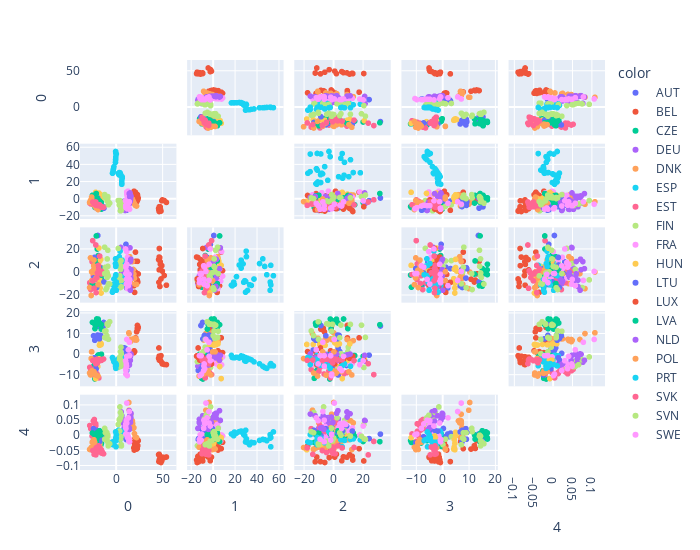

This figure's notebook cell:
### Markdown cell above
I have provided the principal components coloured by country too

### Code cell
comps = my_pca.transform(pca_arr)
fig = px.scatter_matrix(
    comps,
    labels=["PC1","PC2","PC3","PC4","PC5"],
    color=pca_df.index.get_level_values(0),
    dimensions = range(5),
    height = 550,
    width=700


)
fig.update_traces(diagonal_visible = False)
fig.show()

### Figure 1 — Plotly figure (JSON) as saved in the notebook; plotly's stock layout.template omitted (floating-point values rounded to 4 significant figures)
{"data": [{"diagonal": {"visible": false}, "dimensions": [{"axis": {"matches": true}, "label": "0", "values": [8.905, 10.18, 11.49, 11.42, 10.77, 11.01, 10.23, 10.82, 11.25, 11.03, 11.65, 11.05, 11.44, 11.55]}, {"axis": {"matches": true}, "label": "1", "values": [-2.668, -4.598, -5.651, -4.191, -2.2, -6.698, -7.591, -7.765, -7.322, -9.119, -9.931, -10.56, -12.96, -13.37]}, {"axis": {"matches": true}, "label": "2", "values": [3.372, -8.813, -13.55, 4.514, 24.52, -0.7993, 0.3673, 4.115, 9.19, 3.283, 4.79, 1.43, -10.66, -10.41]}, {"axis": {"matches": true}, "label": "3", "values": [3.191, 2.908, 2.149, 1.421, -0.3657, 0.4984, -5.0, -5.084, -5.416, -5.461, -5.896, -7.666, -7.432, -7.813]}, {"axis": {"matches": true}, "label": "4", "values": [0.00738, -0.004636, 0.004445, -0.003663, -0.01074, 0.02281, 0.03291, 0.03928, 0.03086, 0.01326, 0.0203, -0.0137, -0.01034, -0.01404]}], "hovertemplate": "color=AUT<br>%{xaxis.title.text}=%{x}<br>%{yaxis.title.text}=%{y}<extra></extra>", "legendgroup": "AUT", "marker": {"color": "#636efa", "symbol": "circle"}, "name": "AUT", "showlegend": true, "type": "splom"}, {"diagonal": {"visible": false}, "dimensions": [{"axis": {"matches": true}, "label": "0", "values": [19.53, 19.28, 20.12, 19.67, 21.05, 21.39, 20.54, 21.39, 23.18, 23.53, 24.06, 23.59, 23.03, 22.29]}, {"axis": {"matches": true}, "label": "1", "values": [8.834, 6.079, 3.899, 4.727, 7.625, 4.75, 3.368, 5.255, 4.855, 2.21, 0.687, -0.8618, -2.187, -3.762]}, {"axis": {"matches": true}, "label": "2", "values": [1.616, -11.63, -17.4, -1.741, 17.72, -0.08199, -5.325, 9.76, 9.67, -1.084, -1.297, -8.357, -6.64, -5.926]}, {"axis": {"matches": true}, "label": "3", "values": [0.8734, 0.8993, 1.37, 1.754, 8.07, 7.07, 7.132, 8.046, 14.12, 13.79, 13.16, 12.29, 12.67, 11.02]}, {"axis": {"matches": true}, "label": "4", "values": [-0.0232, -0.04142, -0.0354, -0.04868, -0.04405, -0.02018, -0.009161, -0.0129, -0.01404, -0.01768, -0.01764, -0.03419, -0.04344, -0.04548]}], "hovertemplate": "color=BEL<br>%{xaxis.title.text}=%{x}<br>%{yaxis.title.text}=%{y}<extra></extra>", "legendgroup": "BEL", "marker": {"color": "#EF553B", "symbol": "circle"}, "name": "BEL", "showlegend": true, "type": "splom"}, {"diagonal": {"visible": false}, "dimensions": [{"axis": {"matches": true}, "label": "0", "values": [-24.09, -23.03, -22.65, -22.73, -20.22, -19.89, -19.31, -19.12, -19.07, -19.01, -17.28, -17.39, -16.22, -15.72]}, {"axis": {"matches": true}, "label": "1", "values": [-6.493, -8.792, -10.21, -9.134, -4.417, -7.274, -7.502, -6.841, -7.033, -9.217, -10.55, -10.54, -11.59, -12.13]}, {"axis": {"matches": true}, "label": "2", "values": [-4.434, -11.24, -12.82, -2.273, 20.42, 5.058, 7.202, 13.77, 14.7, 2.589, -2.618, -1.705, -3.802, -5.957]}, {"axis": {"matches": true}, "label": "3", "values": [-5.708, -8.01, -11.67, -12.01, -0.9011, -0.6191, -0.3952, -0.5776, -0.5488, -0.2615, -0.4667, -0.2185, -0.07291, 0.06351]}, {"axis": {"matches": true}, "label": "4", "values": [-0.01737, -0.02543, -0.02354, -0.01725, -0.02041, -0.001573, 0.006213, 0.007379, -0.003123, -0.0122, -0.018, -0.03687, -0.0316, -0.02657]}], "hovertemplate": "color=CZE<br>%{xaxis.title.text}=%{x}<br>%{yaxis.title.text}=%{y}<extra></extra>", "legendgroup": "CZE", "marker": {"color": "#00cc96", "symbol": "circle"}, "name": "CZE", "showlegend": true, "type": "splom"}, {"diagonal": {"visible": false}, "dimensions": [{"axis": {"matches": true}, "label": "0", "values": [5.595, 6.344, 6.405, 6.312, 5.092, 5.289, 6.432, 6.981, 7.171, 7.665, 7.967, 8.881, 9.873, 9.955]}, {"axis": {"matches": true}, "label": "1", "values": [-5.353, -7.42, -9.402, -8.868, -5.831, -10.35, -12.32, -11.18, -11.31, -12.27, -12.47, -12.47, -13.58, -13.69]}, {"axis": {"matches": true}, "label": "2", "values": [9.463, -3.184, -6.756, 3.57, 21.77, -1.665, -8.59, 0.5277, 1.244, -2.874, -4.267, -4.389, -9.811, -9.496]}, {"axis": {"matches": true}, "label": "3", "values": [-3.813, -3.209, -3.794, -4.044, -3.251, -4.65, -4.934, -5.15, -5.484, -5.409, -5.473, -5.611, -5.659, -5.764]}, {"axis": {"matches": true}, "label": "4", "values": [0.07769, 0.05905, 0.06494, 0.05423, 0.04845, 0.0541, 0.05339, 0.0526, 0.05067, 0.04091, 0.04305, 0.02473, 0.02357, 0.02298]}], "hovertemplate": "color=DEU<br>%{xaxis.title.text}=%{x}<br>%{yaxis.title.text}=%{y}<extra></extra>", "legendgroup": "DEU", "marker": {"color": "#ab63fa", "symbol": "circle"}, "name": "DEU", "showlegend": true, "type": "splom"}, {"diagonal": {"visible": false}, "dimensions": [{"axis": {"matches": true}, "label": "0", "values": [13.91, 14.08, 16.19, 15.56, 14.82, 16.52, 16.33, 17.72, 17.97, 18.76, 19.37, 19.96, 20.91, 22.2]}, {"axis": {"matches": true}, "label": "1", "values": [-3.501, -6.437, 2.083, 4.826, 4.336, -0.4056, -1.134, -0.3623, -1.881, -3.035, -4.679, -5.964, -7.773, -8.483]}, {"axis": {"matches": true}, "label": "2", "values": [0.3656, -14.08, -1.014, 12.03, 13.74, -9.665, -4.312, 9.495, 1.825, 2.577, -1.549, -5.015, -10.34, -10.48]}, {"axis": {"matches": true}, "label": "3", "values": [10.54, 10.16, 7.275, 6.225, 6.725, 7.162, 6.865, 7.274, 7.355, 7.546, 7.594, 7.808, 7.882, 7.024]}, {"axis": {"matches": true}, "label": "4", "values": [0.109, 0.08328, 0.07007, 0.048, 0.04151, 0.04028, 0.05009, 0.04801, 0.03926, 0.0228, 0.02531, 0.005415, -0.005432, -0.007352]}], "hovertemplate": "color=DNK<br>%{xaxis.title.text}=%{x}<br>%{yaxis.title.text}=%{y}<extra></extra>", "legendgroup": "DNK", "marker": {"color": "#FFA15A", "symbol": "circle"}, "name": "DNK", "showlegend": true, "type": "splom"}, {"diagonal": {"visible": false}, "dimensions": [{"axis": {"matches": true}, "label": "0", "values": [2.663, 2.701, 3.198, 3.56, 4.411, 5.449, 5.763, 6.627, 6.733, 6.367, 6.258, 6.247, 6.381, 6.208]}, {"axis": {"matches": true}, "label": "1", "values": [30.05, 29.21, 28.19, 30.73, 30.48, 27.63, 25.86, 25.87, 24.13, 21.63, 19.72, 19.06, 17.7, 16.99]}, {"axis": {"matches": true}, "label": "2", "values": [-7.814, -7.19, -8.554, 13.7, 18.55, 7.448, 3.752, 10.7, 6.482, -3.66, -10.47, -8.455, -11.7, -11.18]}, {"axis": {"matches": true}, "label": "3", "values": [-3.345, -3.113, -1.845, -2.388, -3.144, -1.01, -0.7547, -0.7978, -1.753, -1.385, -1.661, -1.635, -1.497, -0.4968]}, {"axis": {"matches": true}, "label": "4", "values": [0.01696, -0.0006709, 0.002415, -0.01178, -0.01502, 0.006893, 0.01428, 0.01371, 0.0124, 0.007397, 0.01084, -0.001314, 0.004279, 0.00445]}], "hovertemplate": "color=ESP<br>%{xaxis.title.text}=%{x}<br>%{yaxis.title.text}=%{y}<extra></extra>", "legendgroup": "ESP", "marker": {"color": "#19d3f3", "symbol": "circle"}, "name": "ESP", "showlegend": true, "type": "splom"}, {"diagonal": {"visible": false}, "dimensions": [{"axis": {"matches": true}, "label": "0", "values": [-28.37, -27.23, -25.32, -25.87, -25.17, -24.06, -24.42, -23.4, -23.27, -21.75, -21.92, -21.42, -20.48, -18.48]}, {"axis": {"matches": true}, "label": "1", "values": [-5.09, -6.023, -6.647, -3.036, -1.183, -5.598, -5.837, -6.495, -7.016, -4.766, -3.881, -5.734, -6.775, -7.057]}, {"axis": {"matches": true}, "label": "2", "values": [-8.993, -14.96, -9.678, 9.415, 27.71, 2.36, -2.837, 0.1732, 2.153, 4.02, 7.421, 2.317, -6.145, -1.834]}, {"axis": {"matches": true}, "label": "3", "values": [-6.319, -7.38, -8.245, -8.86, -9.849, -8.913, -8.005, -7.301, -7.857, -8.586, -9.477, -9.378, -9.565, -11.46]}, {"axis": {"matches": true}, "label": "4", "values": [0.0325, 0.02213, 0.01724, -0.002359, -0.02021, 0.01304, 0.0479, 0.05255, 0.04119, 0.03292, 0.03841, 0.0138, 0.008616, 0.00465]}], "hovertemplate": "color=EST<br>%{xaxis.title.text}=%{x}<br>%{yaxis.title.text}=%{y}<extra></extra>", "legendgroup": "EST", "marker": {"color": "#FF6692", "symbol": "circle"}, "name": "EST", "showlegend": true, "type": "splom"}, {"diagonal": {"visible": false}, "dimensions": [{"axis": {"matches": true}, "label": "0", "values": [4.253, 4.793, 5.713, 4.987, 2.43, 3.527, 4.105, 3.817, 3.877, 5.399, 4.877, 5.735, 5.867, 4.809]}, {"axis": {"matches": true}, "label": "1", "values": [-2.084, -4.434, -6.146, -4.509, -2.132, -7.093, -7.902, -6.757, -7.7, -7.105, -8.811, -10.43, -13.39, -14.11]}, {"axis": {"matches": true}, "label": "2", "values": [-6.477, -13.15, -12.57, 2.661, 20.96, -3.617, -2.81, 7.786, 8.332, 10.33, 10.04, 5.281, -6.892, -7.075]}, {"axis": {"matches": true}, "label": "3", "values": [-1.231, -2.653, -5.026, -5.852, -6.381, -5.974, -5.991, -3.145, -2.379, 3.531, 1.317, 0.3468, -3.448, -3.582]}, {"axis": {"matches": true}, "label": "4", "values": [0.09429, 0.07579, 0.0667, 0.05819, 0.03613, 0.05215, 0.05424, 0.04967, 0.01429, -0.004223, -0.01262, -0.03117, -0.03505, -0.03429]}], "hovertemplate": "color=FIN<br>%{xaxis.title.text}=%{x}<br>%{yaxis.title.text}=%{y}<extra></extra>", "legendgroup": "FIN", "marker": {"color": "#B6E880", "symbol": "circle"}, "name": "FIN", "showlegend": true, "type": "splom"}, {"diagonal": {"visible": false}, "dimensions": [{"axis": {"matches": true}, "label": "0", "values": [12.97, 13.94, 12.34, 12.0, 11.56, 11.76, 12.05, 12.27, 12.44, 12.53, 12.4, 12.43, 13.24, 13.06]}, {"axis": {"matches": true}, "label": "1", "values": [8.892, 7.1, 4.664, 6.174, 7.925, 5.021, 2.876, 3.917, 1.815, -0.2988, -2.356, -2.946, -5.168, -6.204]}, {"axis": {"matches": true}, "label": "2", "values": [-3.237, -7.667, -14.0, 2.96, 18.18, 3.529, -5.562, 8.628, 13.16, 10.84, 4.348, 3.925, -6.095, -5.349]}, {"axis": {"matches": true}, "label": "3", "values": [-1.232, -2.094, -4.924, -5.079, -5.057, -5.141, -4.468, -4.625, -4.288, -3.902, -4.567, -4.485, -5.203, -5.716]}, {"axis": {"matches": true}, "label": "4", "values": [-0.001963, -0.01936, 0.00391, 0.0004537, 0.001239, 0.02549, 0.02988, 0.03613, 0.02455, 0.01392, 0.01508, -0.007368, -0.005669, -0.007224]}], "hovertemplate": "color=FRA<br>%{xaxis.title.text}=%{x}<br>%{yaxis.title.text}=%{y}<extra></extra>", "legendgroup": "FRA", "marker": {"color": "#FF97FF", "symbol": "circle"}, "name": "FRA", "showlegend": true, "type": "splom"}, {"diagonal": {"visible": false}, "dimensions": [{"axis": {"matches": true}, "label": "0", "values": [-21.97, -19.69, -18.4, -17.61, -18.44, -16.71, -15.96, -16.4, -16.64, -17.48, -17.04, -17.83, -17.1, -16.11]}, {"axis": {"matches": true}, "label": "1", "values": [7.595, 6.281, 5.506, 5.48, 6.648, 4.22, 4.039, 4.68, 2.815, 0.6908, 0.4494, 0.9229, -1.046, -2.964]}, {"axis": {"matches": true}, "label": "2", "values": [6.195, 4.198, 3.822, 9.766, 21.25, 1.167, 4.3, 11.39, 2.76, -9.144, -8.72, -5.439, -13.56, -17.96]}, {"axis": {"matches": true}, "label": "3", "values": [-11.8, -5.94, -2.815, -2.948, -2.15, 5.59, 5.146, 5.138, 4.66, 4.864, 4.581, 4.442, 4.878, 4.866]}, {"axis": {"matches": true}, "label": "4", "values": [-0.007773, -0.01137, -0.00242, -0.003452, -0.0119, 0.007682, 0.01009, -0.0008758, -0.01425, -0.02686, -0.0395, -0.04593, -0.04591, -0.04768]}], "hovertemplate": "color=HUN<br>%{xaxis.title.text}=%{x}<br>%{yaxis.title.text}=%{y}<extra></extra>", "legendgroup": "HUN", "marker": {"color": "#FECB52", "symbol": "circle"}, "name": "HUN", "showlegend": true, "type": "splom"}, {"diagonal": {"visible": false}, "dimensions": [{"axis": {"matches": true}, "label": "0", "values": [-24.26, -22.92, -20.86, -19.89, -19.65, -23.18, -22.02, -21.75, -21.46, -21.42, -16.67, -17.87, -13.26, -12.99]}, {"axis": {"matches": true}, "label": "1", "values": [-0.4501, -2.693, -4.064, -3.565, 0.8613, -5.347, -9.479, -9.024, -10.77, -10.8, -7.759, -9.167, -9.477, -10.95]}, {"axis": {"matches": true}, "label": "2", "values": [-4.942, -11.76, -13.12, 3.183, 32.22, 13.12, -3.21, 6.487, -0.4809, 3.415, 4.1, 2.881, -1.29, -8.285]}, {"axis": {"matches": true}, "label": "3", "values": [9.074, 6.9, 7.706, 9.447, 13.85, -1.632, -2.842, -4.859, -7.046, -10.04, 9.266, 7.593, 15.58, 14.09]}, {"axis": {"matches": true}, "label": "4", "values": [0.02213, 0.01135, 0.01697, 0.009628, 0.004085, 0.01419, 0.01739, 0.01491, -0.004834, -0.02452, -0.01286, -0.02175, -0.009241, -0.0007018]}], "hovertemplate": "color=LTU<br>%{xaxis.title.text}=%{x}<br>%{yaxis.title.text}=%{y}<extra></extra>", "legendgroup": "LTU", "marker": {"color": "#636efa", "symbol": "circle"}, "name": "LTU", "showlegend": true, "type": "splom"}, {"diagonal": {"visible": false}, "dimensions": [{"axis": {"matches": true}, "label": "0", "values": [50.12, 52.13, 54.49, 49.5, 46.84, 48.02, 46.65, 46.03, 47.24, 46.66, 47.73, 48.62, 47.46, 46.36]}, {"axis": {"matches": true}, "label": "1", "values": [-1.306, -2.083, -4.261, -2.396, -9.266, -12.09, -11.64, -11.33, -13.67, -14.92, -9.424, -14.41, -13.05, -13.51]}, {"axis": {"matches": true}, "label": "2", "values": [1.091, -2.684, -11.12, 5.913, 20.88, 7.007, 2.247, 11.2, 13.02, 13.42, 9.395, -5.679, -12.22, -8.627]}, {"axis": {"matches": true}, "label": "3", "values": [-4.661, -4.905, -4.971, -3.955, -2.84, -2.768, -1.385, -1.896, -1.409, -0.8446, -1.094, -0.6238, -1.34, 3.145]}, {"axis": {"matches": true}, "label": "4", "values": [-0.07207, -0.07362, -0.07176, -0.08433, -0.0849, -0.07115, -0.06267, -0.06397, -0.06945, -0.08178, -0.07271, -0.09003, -0.08771, -0.08701]}], "hovertemplate": "color=LUX<br>%{xaxis.title.text}=%{x}<br>%{yaxis.title.text}=%{y}<extra></extra>", "legendgroup": "LUX", "marker": {"color": "#EF553B", "symbol": "circle"}, "name": "LUX", "showlegend": true, "type": "splom"}, {"diagonal": {"visible": false}, "dimensions": [{"axis": {"matches": true}, "label": "0", "values": [-25.44, -23.93, -22.37, -22.72, -21.25, -20.83, -20.69, -19.32, -19.52, -18.89, -17.8, -17.38, -15.96, -15.99]}, {"axis": {"matches": true}, "label": "1", "values": [4.077, 3.539, 2.341, 3.874, 6.168, 1.083, 1.054, -1.246, -1.522, -1.807, -2.442, -3.945, -4.328, -5.027]}, {"axis": {"matches": true}, "label": "2", "values": [-9.687, -11.97, -11.65, 10.03, 31.83, 7.121, 2.273, -1.879, -1.138, 0.08946, 3.377, -0.6735, -2.269, -1.397]}, {"axis": {"matches": true}, "label": "3", "values": [15.63, 15.29, 14.23, 12.56, 14.48, 17.28, 17.19, 17.24, 16.72, 15.99, 15.31, 14.76, 14.54, 12.36]}, {"axis": {"matches": true}, "label": "4", "values": [0.007806, 0.004011, 0.002307, -0.01225, -0.02084, -0.01218, -0.007439, 0.008287, 0.01147, -0.001332, 0.01526, 0.003381, 0.00667, 0.001751]}], "hovertemplate": "color=LVA<br>%{xaxis.title.text}=%{x}<br>%{yaxis.title.text}=%{y}<extra></extra>", "legendgroup": "LVA", "marker": {"color": "#00cc96", "symbol": "circle"}, "name": "LVA", "showlegend": true, "type": "splom"}, {"diagonal": {"visible": false}, "dimensions": [{"axis": {"matches": true}, "label": "0", "values": [14.33, 14.82, 15.55, 16.12, 15.13, 15.8, 16.22, 16.07, 15.61, 15.63, 15.5, 14.51, 14.47, 14.15]}, {"axis": {"matches": true}, "label": "1", "values": [6.059, 2.699, 1.59, 2.917, 6.831, 2.577, 2.832, 3.282, 0.4336, -1.284, -2.792, -4.155, -5.805, -6.154]}, {"axis": {"matches": true}, "label": "2", "values": [3.265, -12.22, -15.48, -5.078, 21.46, -1.182, 2.406, 11.54, 9.514, -0.1556, -3.811, -6.262, -8.551, -7.583]}, {"axis": {"matches": true}, "label": "3", "values": [-2.848, -1.692, 0.2377, 0.00395, -0.4537, 0.2904, 0.07931, 0.1561, -0.2419, -0.9316, -2.901, -5.174, -4.828, -4.572]}, {"axis": {"matches": true}, "label": "4", "values": [0.08176, 0.06495, 0.07062, 0.05802, 0.04958, 0.06069, 0.07309, 0.07164, 0.06059, 0.0427, 0.04731, 0.01983, 0.0241, 0.02528]}], "hovertemplate": "color=NLD<br>%{xaxis.title.text}=%{x}<br>%{yaxis.title.text}=%{y}<extra></extra>", "legendgroup": "NLD", "marker": {"color": "#ab63fa", "symbol": "circle"}, "name": "NLD", "showlegend": true, "type": "splom"}, {"diagonal": {"visible": false}, "dimensions": [{"axis": {"matches": true}, "label": "0", "values": [-26.35, -26.15, -26.8, -28.54, -27.54, -25.76, -24.57, -24.12, -23.81, -23.68, -23.1, -22.71, -21.54, -19.41]}, {"axis": {"matches": true}, "label": "1", "values": [2.056, -0.2232, -3.282, -4.263, -1.897, -4.362, -5.185, -5.276, -5.167, -6.995, -7.649, -8.653, -10.7, -12.62]}, {"axis": {"matches": true}, "label": "2", "values": [0.5915, -7.075, -20.12, -13.19, 12.71, 0.01669, 0.5028, 5.759, 10.79, 2.245, 1.913, 0.02012, -4.777, -10.62]}, {"axis": {"matches": true}, "label": "3", "values": [1.245, 1.247, -2.022, -9.069, -10.02, -7.956, -8.448, -8.386, -8.424, -8.796, -9.269, -9.552, -10.12, -10.55]}, {"axis": {"matches": true}, "label": "4", "values": [-0.04492, -0.04698, -0.04038, -0.04666, -0.04715, -0.02283, -0.02361, -0.01864, -0.01479, -0.01972, -0.02353, -0.03598, -0.03868, -0.03944]}], "hovertemplate": "color=POL<br>%{xaxis.title.text}=%{x}<br>%{yaxis.title.text}=%{y}<extra></extra>", "legendgroup": "POL", "marker": {"color": "#FFA15A", "symbol": "circle"}, "name": "POL", "showlegend": true, "type": "splom"}, {"diagonal": {"visible": false}, "dimensions": [{"axis": {"matches": true}, "label": "0", "values": [-0.398, -0.06014, 0.3199, 0.3673, -0.01629, -0.1292, -0.2558, -0.4625, -0.5405, -2.178, -2.671, -3.131, -3.217, -3.778]}, {"axis": {"matches": true}, "label": "1", "values": [55.42, 53.1, 52.4, 52.5, 53.0, 49.36, 47.44, 45.72, 42.71, 37.64, 35.23, 33.6, 31.79, 29.89]}, {"axis": {"matches": true}, "label": "2", "values": [-2.83, -10.88, -15.54, -8.394, 6.185, -2.011, 5.233, 11.85, 7.742, -5.743, -11.34, -10.8, -15.69, -17.22]}, {"axis": {"matches": true}, "label": "3", "values": [-5.614, -4.492, -4.957, -5.319, -5.543, -6.818, -6.399, -5.788, -4.613, -3.651, -2.689, -2.305, -1.953, -1.526]}, {"axis": {"matches": true}, "label": "4", "values": [0.01141, -0.006982, 0.00219, -0.0092, -0.03783, -0.01763, -0.01449, -0.01346, -0.0168, -0.02444, -0.02337, -0.03118, -0.02406, -0.02194]}], "hovertemplate": "color=PRT<br>%{xaxis.title.text}=%{x}<br>%{yaxis.title.text}=%{y}<extra></extra>", "legendgroup": "PRT", "marker": {"color": "#19d3f3", "symbol": "circle"}, "name": "PRT", "showlegend": true, "type": "splom"}, {"diagonal": {"visible": false}, "dimensions": [{"axis": {"matches": true}, "label": "0", "values": [-25.07, -23.66, -21.51, -20.59, -21.76, -19.98, -18.96, -18.64, -17.61, -16.91, -15.72, -15.62, -14.52, -13.46]}, {"axis": {"matches": true}, "label": "1", "values": [-3.865, -6.136, -7.688, -6.757, -3.756, -7.906, -7.216, -8.205, -7.137, -8.482, -9.447, -9.777, -9.588, -9.885]}, {"axis": {"matches": true}, "label": "2", "values": [-7.364, -13.84, -17.61, -4.52, 23.94, -0.3597, 6.111, 3.11, 14.25, -0.02263, -1.327, -0.2675, -0.6181, 1.323]}, {"axis": {"matches": true}, "label": "3", "values": [-3.072, -2.746, -2.905, -2.407, -4.531, -4.116, -2.637, -2.707, -3.013, -2.949, -2.916, -2.565, -2.468, -2.261]}, {"axis": {"matches": true}, "label": "4", "values": [-0.05035, -0.06293, -0.04158, -0.05687, -0.06466, -0.03868, -0.04181, -0.03493, -0.04002, -0.04597, -0.04827, -0.0588, -0.05646, -0.06115]}], "hovertemplate": "color=SVK<br>%{xaxis.title.text}=%{x}<br>%{yaxis.title.text}=%{y}<extra></extra>", "legendgroup": "SVK", "marker": {"color": "#FF6692", "symbol": "circle"}, "name": "SVK", "showlegend": true, "type": "splom"}, {"diagonal": {"visible": false}, "dimensions": [{"axis": {"matches": true}, "label": "0", "values": [-12.24, -10.83, -9.823, -9.945, -12.24, -11.44, -8.783, -8.846, -9.485, -9.392, -9.565, -8.377, -6.857, -8.142]}, {"axis": {"matches": true}, "label": "1", "values": [4.892, 1.057, 0.2346, 1.801, 4.38, 1.5, 1.005, 2.556, 1.173, -0.8797, -2.535, -3.284, -5.138, -6.975]}, {"axis": {"matches": true}, "label": "2", "values": [-1.053, -14.89, -13.32, 0.4878, 22.0, 4.504, 5.32, 19.34, 11.78, -0.4593, -4.362, -2.974, -10.1, -9.951]}, {"axis": {"matches": true}, "label": "3", "values": [11.29, 11.46, 9.145, 7.84, 8.295, 8.119, 14.31, 14.24, 14.64, 14.69, 14.95, 14.67, 15.94, 7.36]}, {"axis": {"matches": true}, "label": "4", "values": [0.02328, 0.0124, 0.008828, -0.009343, -0.01308, 0.008605, 0.0004668, -0.002974, -0.002524, -0.01839, -0.01935, -0.03501, -0.02778, -0.03101]}], "hovertemplate": "color=SVN<br>%{xaxis.title.text}=%{x}<br>%{yaxis.title.text}=%{y}<extra></extra>", "legendgroup": "SVN", "marker": {"color": "#B6E880", "symbol": "circle"}, "name": "SVN", "showlegend": true, "type": "splom"}, {"diagonal": {"visible": false}, "dimensions": [{"axis": {"matches": true}, "label": "0", "values": [11.64, 14.44, 13.38, 11.67, 10.31, 11.15, 11.37, 10.72, 10.76, 10.71, 12.2, 14.1, 14.43, 14.64]}, {"axis": {"matches": true}, "label": "1", "values": [-6.33, -3.569, -5.337, -3.464, -2.341, -8.056, -8.18, -7.558, -8.478, -10.41, -11.68, -10.79, -12.28, -12.26]}, {"axis": {"matches": true}, "label": "2", "values": [0.8572, -6.979, -11.51, 7.098, 20.47, -10.19, -6.049, 4.665, 5.788, -0.9372, -1.006, -1.624, -8.897, -6.077]}, {"axis": {"matches": true}, "label": "3", "values": [7.301, 5.935, 2.255, -0.9258, -3.096, -4.666, -5.701, -6.967, -7.866, -9.616, -10.33, -0.6244, -0.5652, -0.5918]}, {"axis": {"matches": true}, "label": "4", "values": [0.107, 0.07901, 0.058, 0.04089, 0.03091, 0.04845, 0.05026, 0.03802, 0.0231, 0.004315, 0.001819, -0.01584, -0.01272, -0.02154]}], "hovertemplate": "color=SWE<br>%{xaxis.title.text}=%{x}<br>%{yaxis.title.text}=%{y}<extra></extra>", "legendgroup": "SWE", "marker": {"color": "#FF97FF", "symbol": "circle"}, "name": "SWE", "showlegend": true, "type": "splom"}], "layout": {"dragmode": "select", "height": 550, "legend": {"title": {"text": "color"}, "tracegroupgap": 0}, "margin": {"t": 60}, "width": 700}}
